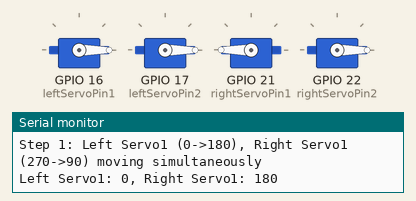
Recording of a sketch running on a simulated ESP32. On the bench: 4 × servo, the last lines printed to the serial monitor.

Above: at 1.05 s.
At 2.85 s:
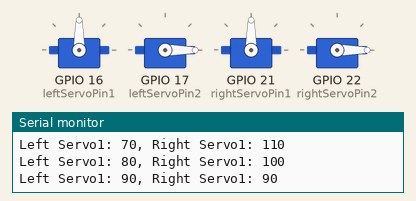
At 4.65 s:
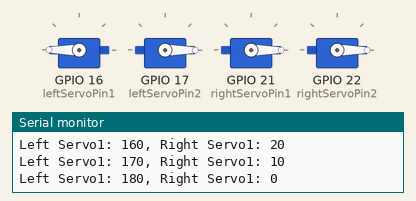
At 8.25 s:
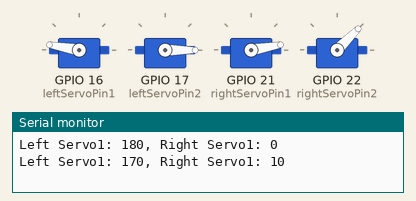
At 11.85 s:
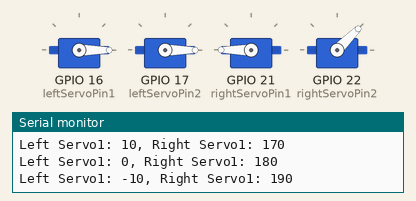
At 15.5 s:
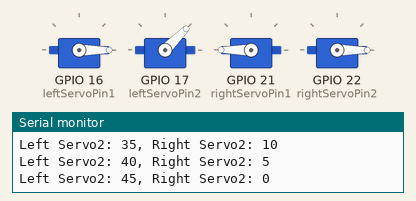
Timing chart, 0 to 19.9 s (numbered marks = the images above):
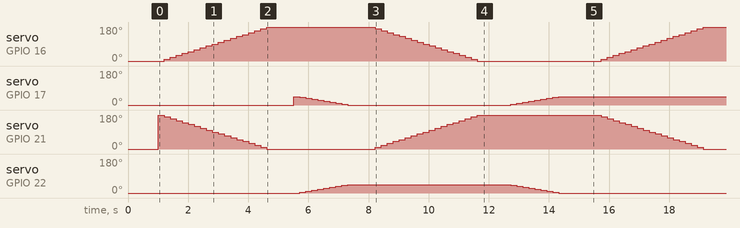

Measured:
- by itself, servo on GPIO 17 (leftServoPin2): repeats every 14.5 s: 40° 0.20 s, 35° 0.20 s, 30° 0.20 s, 25° 0.20 s, 20° 0.20 s, 15° 0.20 s, 10° 0.20 s, 5° 0.20 s, 0° 5.4 s, 5° 0.20 s, 10° 0.20 s, 15° 0.20 s, 20° 0.20 s, 25° 0.20 s, 30° 0.20 s, 35° 0.20 s, 40° 0.20 s, 45° 5.9 s
- by itself, servo on GPIO 22 (rightServoPin2): repeats every 14.5 s: 10° 0.20 s, 15° 0.20 s, 20° 0.20 s, 25° 0.20 s, 30° 0.20 s, 35° 0.20 s, 40° 0.20 s, 45° 5.4 s, 40° 0.20 s, 35° 0.20 s, 30° 0.20 s, 25° 0.20 s, 20° 0.20 s, 15° 0.20 s, 10° 0.20 s, 5° 0.20 s, 0° 5.9 s, 5° 0.20 s

The sketch:

pin_code.ino
```cpp
#include <ESP32Servo.h>

// 서보 객체 생성 (왼쪽 모터)
Servo leftServo1;
Servo leftServo2;

// 서보 객체 생성 (오른쪽 모터)
Servo rightServo1;
Servo rightServo2;

//1번들: 120도 이동
//2번들: 45도 이동
// 핀 정의 (왼쪽 모터)
int leftServoPin1 = 16;  // 왼쪽 첫 번째 서보 PWM 핀
int leftServoPin2 = 17;  // 왼쪽 두 번째 서보 PWM 핀

// 핀 정의 (오른쪽 모터)
int rightServoPin1 = 21;  // 오른쪽 첫 번째 서보 PWM 핀
int rightServoPin2 = 22;  // 오른쪽 두 번째 서보 PWM 핀

void setup() {
  // 시리얼 통신 시작
  Serial.begin(115200);
  Serial.println("ESP32 Synchronized Dual Servo Control Starting...");

  // 왼쪽 서보 핀 할당
  leftServo1.attach(leftServoPin1, 500, 2400);
  leftServo2.attach(leftServoPin2, 500, 2400);

  // 오른쪽 서보 핀 할당
  rightServo1.attach(rightServoPin1, 500, 2400);
  rightServo2.attach(rightServoPin2, 500, 2400);

  // 초기 위치로 이동 (모두 0도에서 시작)
  leftServo1.write(0);
  leftServo2.write(0);
  rightServo1.write(0);
  rightServo2.write(0);
  delay(1000);

  Serial.println("All servos initialized at 0 degrees");
}

void loop() {

  // 1단계: 왼쪽 Servo1 (0->180도), 오른쪽 Servo1 (270->90도) 동시 실행
  Serial.println("Step 1: Left Servo1 (0->180), Right Servo1 (270->90) moving simultaneously");
  for (int i = 0; i <= 19; i++) {  // 19번 반복 (0도부터 180도까지 10도씩)
    int leftPos = 0 + (i * 10);    // 왼쪽: 0도에서 180도로
    int rightPos = 180 - (i * 10);  // 오른쪽: 360도에서 180도로

    leftServo1.write(leftPos);
    rightServo1.write(rightPos);

    Serial.print("Left Servo1: "); Serial.print(leftPos);
    Serial.print(", Right Servo1: "); Serial.println(rightPos);
    delay(200);
  }
  delay(500);

  // 2단계: 왼쪽 Servo2 (45->0도), 오른쪽 Servo2 (0->45도) 동시 실행
  Serial.println("Step 2: Left Servo2 (45->0), Right Servo2 (0->45) moving simultaneously");
  for (int i = 0; i <= 9; i++) {  // 10번 반복 (45도부터 0도까지 5도씩)
    int leftPos = 45 - (i * 5);   // 왼쪽: 45도에서 0도로
    int rightPos = 0 + (i * 5);   // 오른쪽: 0도에서 45도로

    leftServo2.write(leftPos);
    rightServo2.write(rightPos);

    Serial.print("Left Servo2: "); Serial.print(leftPos);
    Serial.print(", Right Servo2: "); Serial.println(rightPos);
    delay(200);
  }
  delay(500);

  // 3단계: 왼쪽 Servo1 (180->0도), 오른쪽 Servo1 (90->270도) 동시 실행
  Serial.println("Step 3: Left Servo1 (180->0), Right Servo1 (90->270) moving simultaneously");
  for (int i = 0; i <= 19; i++) {  // 19번 반복 (180도부터 0도까지 10도씩)
    int leftPos = 180 - (i * 10);  // 왼쪽: 180도에서 0도로
    int rightPos = 0 + (i * 10);  // 오른쪽: 180도에서 360도로

    leftServo1.write(leftPos);
    rightServo1.write(rightPos);

    Serial.print("Left Servo1: "); Serial.print(leftPos);
    Serial.print(", Right Servo1: "); Serial.println(rightPos);
    delay(200);
  }
  delay(500);

  // 4단계: 왼쪽 Servo2 (0->45도), 오른쪽 Servo2 (45->0도) 동시 실행
  Serial.println("Step 4: Left Servo2 (0->45), Right Servo2 (45->0) moving simultaneously");
  for (int i = 0; i <= 9; i++) {  // 10번 반복 (0도부터 45도까지 5도씩)
    int leftPos = 0 + (i * 5);    // 왼쪽: 0도에서 45도로
    int rightPos = 45 - (i * 5);  // 오른쪽: 45도에서 0도로

    leftServo2.write(leftPos);
    rightServo2.write(rightPos);

    Serial.print("Left Servo2: "); Serial.print(leftPos);
    Serial.print(", Right Servo2: "); Serial.println(rightPos);
    delay(200);
  }
  delay(1000);

  Serial.println("--- Cycle completed, repeating... ---\n");
}
```
